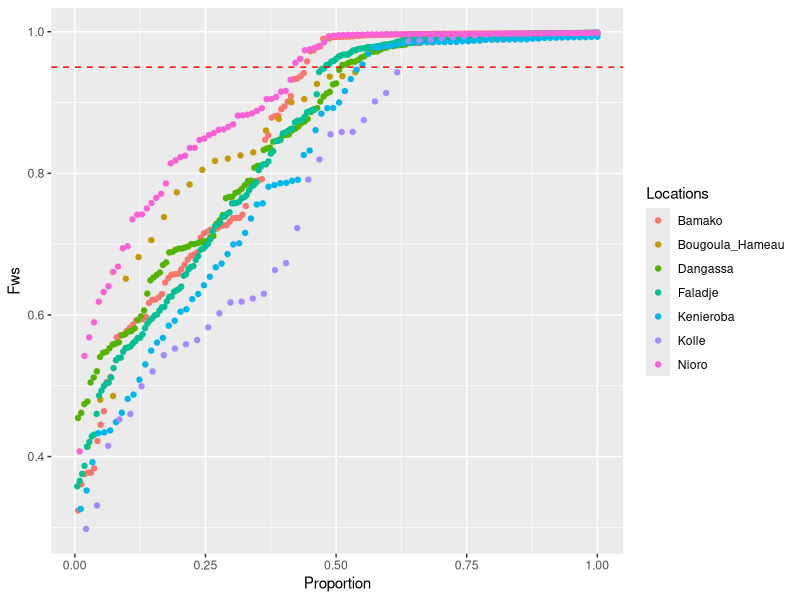

Reproduce this figure in R.

rm(list = ls())
library(tidyverse)

fws <- read_delim("Fws.txt", delim = "\t", col_names = c("Samples", "Fws", "Locations", "COI"), skip = 1)

Fws <- fws %>% 
    group_by(Locations) %>% 
    arrange(Fws) %>% 
    mutate(Cum = row_number()/n()) %>% 
    arrange(Locations)

Fws %>% 
    ggplot(aes(x = Cum, y = Fws, color = Locations)) +
    geom_point() + 
    geom_hline(yintercept = 0.95, linetype="dashed", color = "red") +
    labs(x="Proportion", y= "Fws")
